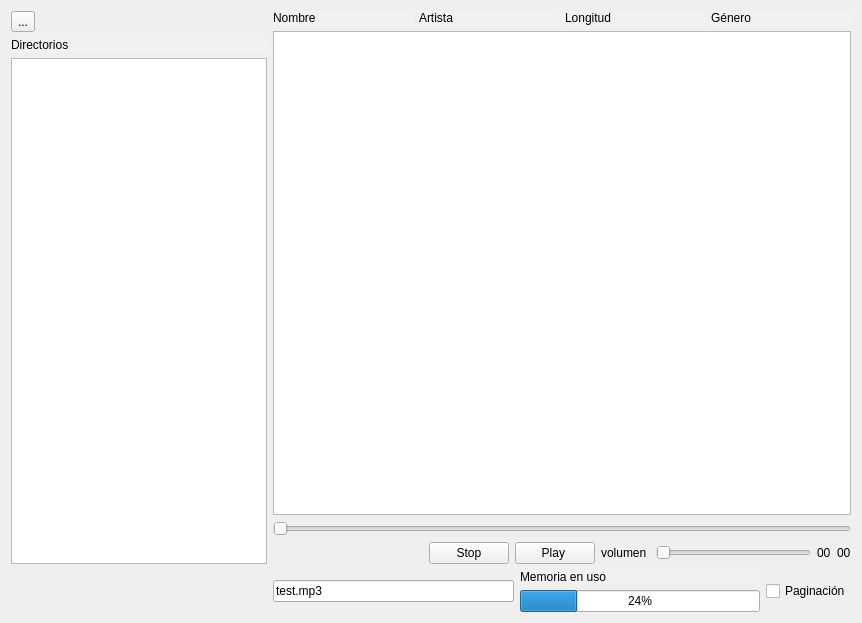
<?xml version="1.0" encoding="UTF-8"?>
<ui version="4.0">
 <class>Widget</class>
 <widget class="QWidget" name="Widget">
  <property name="geometry">
   <rect>
    <x>0</x>
    <y>0</y>
    <width>862</width>
    <height>623</height>
   </rect>
  </property>
  <property name="windowTitle">
   <string>Widget</string>
  </property>
  <property name="styleSheet">
   <string notr="true"/>
  </property>
  <layout class="QGridLayout" name="gridLayout">
   <item row="0" column="0" rowspan="2">
    <layout class="QVBoxLayout" name="verticalLayout_2">
     <item>
      <widget class="QToolButton" name="toolButton">
       <property name="text">
        <string>...</string>
       </property>
      </widget>
     </item>
     <item>
      <widget class="QLabel" name="label_9">
       <property name="styleSheet">
        <string notr="true">border-color: rgb(0, 0, 0);
background-color: rgba(255, 255, 255, 28)</string>
       </property>
       <property name="text">
        <string>Directorios</string>
       </property>
      </widget>
     </item>
     <item>
      <widget class="QListWidget" name="directorios"/>
     </item>
    </layout>
   </item>
   <item row="1" column="1" colspan="3">
    <layout class="QVBoxLayout" name="verticalLayout">
     <item>
      <widget class="QListWidget" name="canciones"/>
     </item>
     <item>
      <widget class="QSlider" name="timeBar">
       <property name="orientation">
        <enum>Qt::Horizontal</enum>
       </property>
      </widget>
     </item>
     <item>
      <layout class="QHBoxLayout" name="horizontalLayout_2">
       <item>
        <spacer name="horizontalSpacer">
         <property name="orientation">
          <enum>Qt::Horizontal</enum>
         </property>
         <property name="sizeHint" stdset="0">
          <size>
           <width>40</width>
           <height>20</height>
          </size>
         </property>
        </spacer>
       </item>
       <item>
        <widget class="QPushButton" name="PlayB_2">
         <property name="styleSheet">
          <string notr="true"/>
         </property>
         <property name="text">
          <string>Stop</string>
         </property>
         <property name="iconSize">
          <size>
           <width>111</width>
           <height>111</height>
          </size>
         </property>
        </widget>
       </item>
       <item>
        <widget class="QPushButton" name="PlayB">
         <property name="styleSheet">
          <string notr="true"/>
         </property>
         <property name="text">
          <string>Play </string>
         </property>
         <property name="iconSize">
          <size>
           <width>111</width>
           <height>111</height>
          </size>
         </property>
        </widget>
       </item>
       <item>
        <widget class="QLabel" name="label">
         <property name="maximumSize">
          <size>
           <width>64</width>
           <height>27</height>
          </size>
         </property>
         <property name="text">
          <string>volumen </string>
         </property>
         <property name="scaledContents">
          <bool>true</bool>
         </property>
        </widget>
       </item>
       <item>
        <widget class="QSlider" name="vol">
         <property name="maximum">
          <number>100</number>
         </property>
         <property name="orientation">
          <enum>Qt::Horizontal</enum>
         </property>
         <property name="tickPosition">
          <enum>QSlider::NoTicks</enum>
         </property>
        </widget>
       </item>
       <item>
        <widget class="QLabel" name="Duration">
         <property name="text">
          <string>00</string>
         </property>
        </widget>
       </item>
       <item>
        <widget class="QLabel" name="currentTIME">
         <property name="text">
          <string>00</string>
         </property>
        </widget>
       </item>
      </layout>
     </item>
    </layout>
   </item>
   <item row="2" column="1">
    <widget class="QLineEdit" name="input">
     <property name="text">
      <string>test.mp3</string>
     </property>
    </widget>
   </item>
   <item row="2" column="2">
    <layout class="QVBoxLayout" name="verticalLayout_3">
     <item>
      <widget class="QLabel" name="label_10">
       <property name="styleSheet">
        <string notr="true">border-color: rgb(0, 0, 0);
background-color: rgba(255, 255, 255, 28)</string>
       </property>
       <property name="text">
        <string>Memoria en uso</string>
       </property>
      </widget>
     </item>
     <item>
      <widget class="QProgressBar" name="MemoryBar">
       <property name="value">
        <number>24</number>
       </property>
      </widget>
     </item>
    </layout>
   </item>
   <item row="2" column="3">
    <widget class="QCheckBox" name="checkBox">
     <property name="text">
      <string>Paginación</string>
     </property>
    </widget>
   </item>
   <item row="0" column="1" colspan="3">
    <layout class="QHBoxLayout" name="horizontalLayout">
     <item>
      <widget class="QLabel" name="label_5">
       <property name="styleSheet">
        <string notr="true">border-color: rgb(0, 0, 0);
background-color: rgba(255, 255, 255, 28)</string>
       </property>
       <property name="text">
        <string>Nombre</string>
       </property>
      </widget>
     </item>
     <item>
      <widget class="QLabel" name="label_8">
       <property name="styleSheet">
        <string notr="true">border-color: rgb(0, 0, 0);
background-color:  rgba(255, 255, 255, 28)</string>
       </property>
       <property name="text">
        <string>Artista</string>
       </property>
      </widget>
     </item>
     <item>
      <widget class="QLabel" name="label_7">
       <property name="styleSheet">
        <string notr="true">border-color: rgb(0, 0, 0);
background-color:  rgba(255, 255, 255, 28)</string>
       </property>
       <property name="text">
        <string>Longitud</string>
       </property>
      </widget>
     </item>
     <item>
      <widget class="QLabel" name="label_6">
       <property name="styleSheet">
        <string notr="true">border-color: rgb(0, 0, 0);
background-color: rgba(255, 255, 255, 28)</string>
       </property>
       <property name="text">
        <string>Género</string>
       </property>
      </widget>
     </item>
    </layout>
   </item>
  </layout>
  <zorder>checkBox</zorder>
  <zorder>input</zorder>
 </widget>
 <tabstops>
  <tabstop>checkBox</tabstop>
 </tabstops>
 <resources/>
 <connections/>
</ui>
